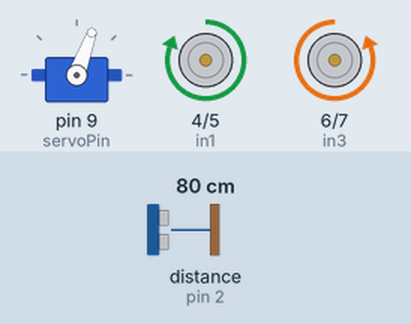
Bench run of a sketch on a simulated Arduino Uno, built with avr-gcc and run on an emulated ATmega328P. Parts: servo, motor-driver pin pairs drawn as motors (green arrow = first pin HIGH = forward, orange = second pin HIGH = backward, longer = more drive). Wiring (inferred from the names in the program): ultrasonic range finder: trigger pin 3; echo pin 2. Inputs (shaded band) come from the test bench; at power-on: distance to the obstacle (sensor on pin 2) 80 cm. The echo pulse lasts 58.3 µs per cm.

Above: at 2.2 s.
2.3 s: distance to the obstacle (sensor on pin 2) set to 34 cm
3.8 s: distance to the obstacle (sensor on pin 2) set to 29 cm
At 4.4 s:
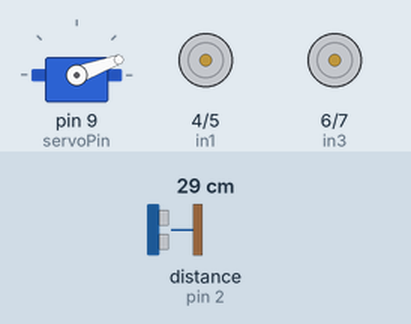
6.8 s: distance to the obstacle (sensor on pin 2) set to 35 cm
At 7.8 s:
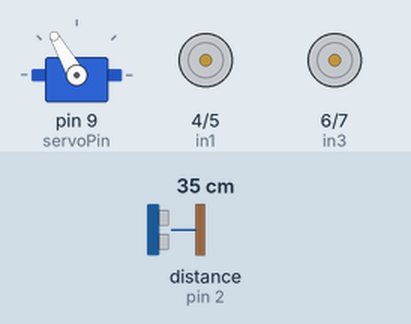
9.7 s: distance to the obstacle (sensor on pin 2) set to 2 cm
At 11.99 s:
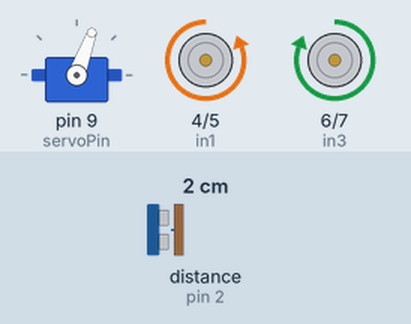
12.7 s: distance to the obstacle (sensor on pin 2) set to 60 cm
At 14.19 s:
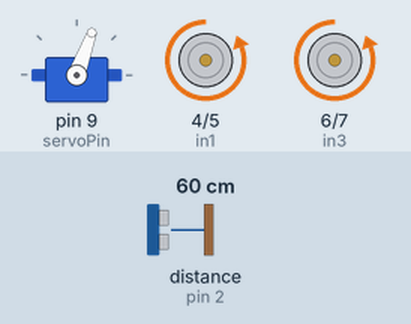
Timing chart, 0 to 16.0 s (numbered marks = the images above; inputs shaded):
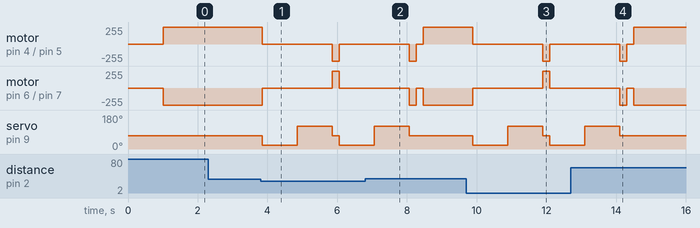

The sketch:

Car.ino
```cpp
#include <Servo.h>

Servo myservo;

const int trigPin = 3;
const int echoPin = 2;
const int servoPin = 9;

//int enA = 9;
int in1 = 4;
int in2 = 5;

//int enB = 3;
int in3 = 6;
int in4 = 7;

void setup() {

  Serial.begin (9600);
  pinMode(trigPin, OUTPUT);
  pinMode(echoPin, INPUT);

  //pinMode(enA, OUTPUT);
  //pinMode(enB, OUTPUT);
  pinMode(in1, OUTPUT);
  pinMode(in2, OUTPUT);
  pinMode(in3, OUTPUT);
  pinMode(in4, OUTPUT);

  pinMode(servoPin,OUTPUT);
  myservo.attach(servoPin);

  myservo.write(70);
  delay(1000);

}

void loop() {

  long leftdistance, rightdistance, distance;

  distance = measuringDistance();

  if (distance <= 30) {
    totalstop();

    myservo.write(20);
    delay(1000);
    leftdistance = measuringDistance();

    totalstop();

    myservo.write(120);
    delay(1000);
    rightdistance = measuringDistance();

    totalstop();

    if ((leftdistance > 30)&&(rightdistance > 30)){
      if (leftdistance>rightdistance){
        turnleft();
      }
      else {
        turnright();
      }
    }
    else if (leftdistance > 30) {
      turnleft();
    }
    else if (rightdistance > 30) {
      turnright();
    }
    else {
      moveback();
    }
  }
  else if (distance <=15) {
    totalstop();
    moveback();
  }
  else {
    moveahead();
  }

   delay(200);

}

long measuringDistance() {
  long duration;
  pinMode(trigPin, OUTPUT);
  digitalWrite(trigPin, LOW);
  delayMicroseconds(2);
  digitalWrite(trigPin, HIGH);
  delayMicroseconds(10);
  digitalWrite(trigPin, LOW);

  pinMode(echoPin, INPUT);
  duration = pulseIn(echoPin, HIGH);

  return duration/58;
}

void moveahead() {
  //analogWrite(enA, 100);

  digitalWrite(in1, HIGH);
  digitalWrite(in2, LOW);

  //analogWrite(enB, 100);
  digitalWrite(in3, LOW);
  digitalWrite(in4, HIGH);

  //delay(1000);

}

void moveback() {

  digitalWrite(in1, LOW);
  digitalWrite(in2, HIGH);
  //analogWrite(enA, 100);

  digitalWrite(in3, HIGH);
  digitalWrite(in4, LOW);
  //analogWrite(enB, 100);

  //delay(1000);

}

void turnleft() {

  digitalWrite(in1, HIGH);
  digitalWrite(in2, LOW);
  //analogWrite(enA, 200);

  digitalWrite(in3, HIGH);
  digitalWrite(in4, LOW);
  //analogWrite(enB, 200);

  delay(200);
  totalstop();
}

void turnright() {
  digitalWrite(in1, LOW);
  digitalWrite(in2, HIGH);
  //analogWrite(enA, 200);

  digitalWrite(in3, LOW);
  digitalWrite(in4, HIGH);
  //analogWrite(enB, 200);

  delay(200);
  totalstop();
}

void totalstop() {

  digitalWrite(in1, LOW);
  digitalWrite(in2, LOW);
  digitalWrite(in3, LOW);
  digitalWrite(in4, LOW);

  myservo.write(70);
  //delay(1000);
}
```

Measured:
- the behaviour switches between 32 and 31 cm on distance to the obstacle (sensor on pin 2) (found by bisection; images 0 and 1)
- after the input at 2.3 s, every drawn part: stays the same
- after the input at 3.8 s, motor on pin 4 (in1) / pin 5 (in2): forward 255/255 → stopped after 0.06 s, → backward 255/255 2.0 s later, → stopped 0.20 s later; motor on pin 6 (in3) / pin 7 (in4): backward 255/255 → stopped after 0.06 s, → forward 255/255 2.0 s later, → stopped 0.20 s later
- after the input at 6.8 s, servo on pin 9 (servoPin): goes on until 8.1 s, then stays 70°
- after the input at 9.7 s, motor on pin 4 (in1) / pin 5 (in2): forward 255/255 → stopped after 0.19 s, → backward 255/255 2.0 s later, → stopped 0.20 s later; motor on pin 6 (in3) / pin 7 (in4): backward 255/255 → stopped after 0.19 s, → forward 255/255 2.0 s later, → stopped 0.20 s later
- after the input at 12.7 s, servo on pin 9 (servoPin): goes on until 14.1 s, then stays 70°
